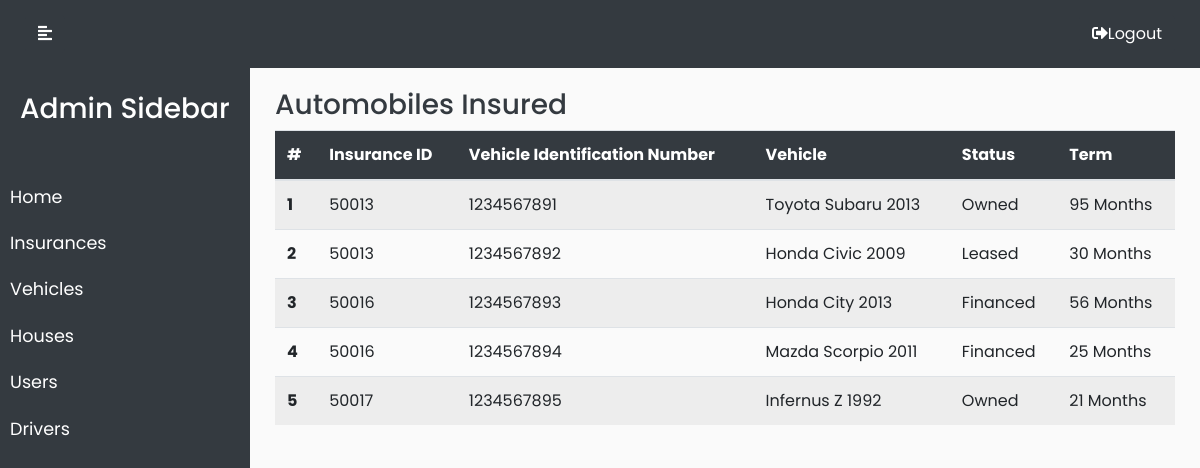
/adminveh.php (signed in), run on the app's committed database.
### tables this page shows
CREATE TABLE IF NOT EXISTS `ains` (
  `hinsid` int(10) NOT NULL AUTO_INCREMENT,
  `vid` varchar(10) NOT NULL,
  `vmake` varchar(20) NOT NULL,
  `vmodel` varchar(20) NOT NULL,
  `vyear` int(4) NOT NULL,
  `vterm` int(10) NOT NULL,
  `vstat` char(1) NOT NULL,
  PRIMARY KEY (`hinsid`,`vid`),
  UNIQUE KEY `vid` (`vid`)
);

### adminveh.php (the view, shortened to what this page needs)
<?php require_once("adminbar.php"); ?>
<br /><br />
<div class="row">
    <p class="h3 text-dark">Automobiles Insured</p>
    <?php
    $conn = new mysqli("localhost:3308", "root", "", "wds");
    function changeFormat($row)
    {
        if ($row['vstat'] == "L") {
            $row['vstat'] = "Leased";
        } else if ($row['vstat'] == "F") {
            $row['vstat'] = "Financed";
        } else {
            $row['vstat'] = "Owned";
        }
        return $row;
    }
    $g = 1;
    $sql1 = "SELECT* from ains order by hinsid";
    if ($stmt = mysqli_prepare($conn, $sql1)) {
        $stmt->execute();
        echo "
            <table class='table table-striped'>
            <thead class='bg-dark text-white'>
              <tr>
                <th scope='col'>#</th>
                <th scope='col'>Insurance ID</th>
                <th scope='col'>Vehicle Identification Number</th>
                <th scope='col'>Vehicle</th>
                <th scope='col'>Status</th>
                <th scope='col'>Term</th>
              </tr>
            </thead>
            <tbody>";
        $result = $stmt->get_result();
        if ($result->num_rows > 0) {
            while ($row = $result->fetch_assoc()) {
                $row = changeFormat($row);
                echo "
            <tr>
            <th scope='row'>" . $g . "</th>
            <td>" . $row["hinsid"] . "</th>
            <td>" . $row["vid"] . "</th>
            <td>" . $row["vmake"] . " " . $row["vmodel"] . " " . $row["vyear"] . "</td>
            <td>" . $row["vstat"] . "</th>
            <td>" . $row["vterm"] . " Months</td>
            </tr>";
                $g = $g + 1;
            }
        } else {
            echo "<h3>0 results $conn->error</h3>";
        }
    } else {
        echo "Database error $conn->error";
    }
    echo "</tbody></table>";
    ?>
</div>
</div>
</div>
</body>
</html>

### style2.css (style rules this page uses)
body { font-family: 'Poppins', sans-serif; background: #fafafa; }
p { font-family: 'Poppins', sans-serif; font-size: 1.1em; font-weight: 300; line-height: 1.7em; color: #999; }

### data on the page
ains: hinsid "50013", vid "1234567891", vmake "Toyota", vmodel "Subaru", vyear "2013", vstat "Owned", vterm "95"
ains: hinsid "50013", vid "1234567892", vmake "Honda", vmodel "Civic", vyear "2009", vstat "Leased", vterm "30"
ains: hinsid "50016", vid "1234567893", vmake "Honda", vmodel "City", vyear "2013", vstat "Financed", vterm "56"
ains: hinsid "50016", vid "1234567894", vmake "Mazda", vmodel "Scorpio", vyear "2011", vstat "Financed", vterm "25"
ains: hinsid "50017", vid "1234567895", vmake "Infernus", vmodel "Z", vyear "1992", vstat "Owned", vterm "21"
